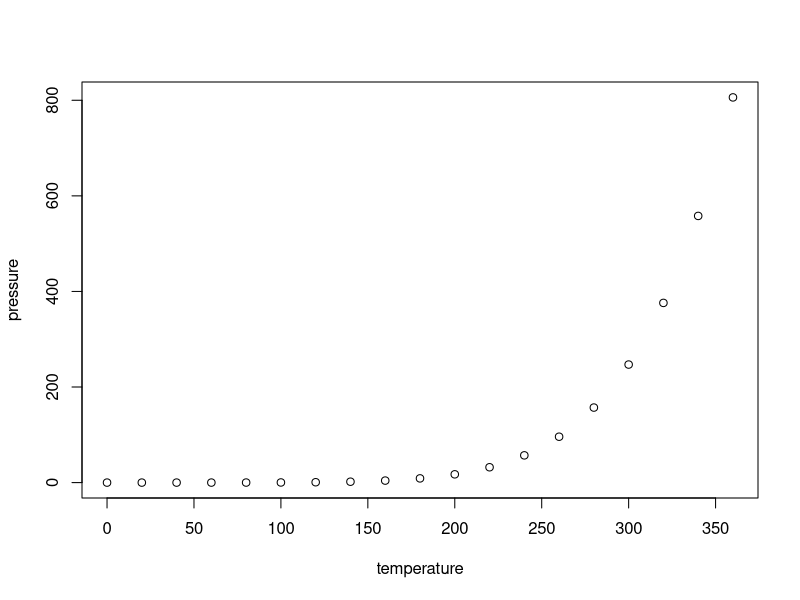
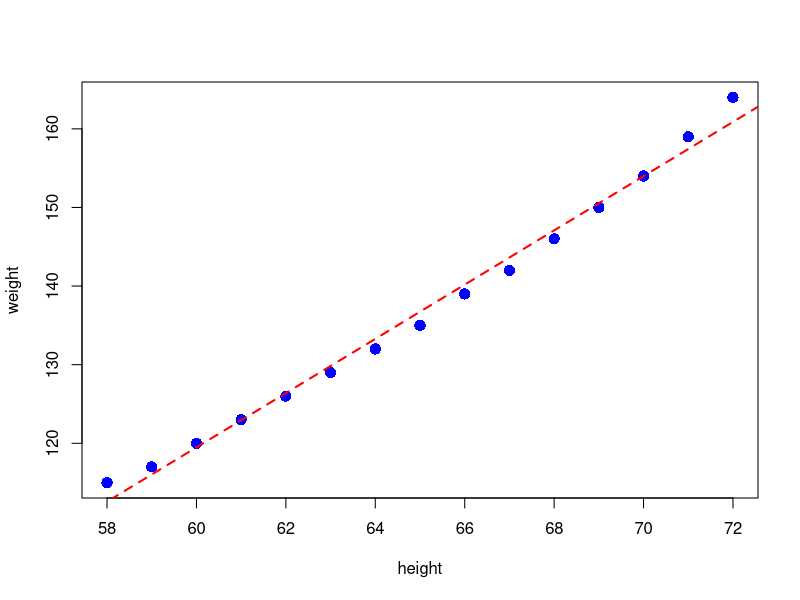

Recreate these plots in R, in order.
## ---- chunk 1
knitr::opts_chunk$set(echo = FALSE)
## ---- chunk 2
summary(cars)
## ---- chunk 3
plot(pressure)
## ---- chunk 4
head(women)
## ---- chunk 5
plot(women,col="blue",pch = 16,cex = 1.5)
abline(lm(women$weight~women$height),lty=2,lwd=2,col='red')
